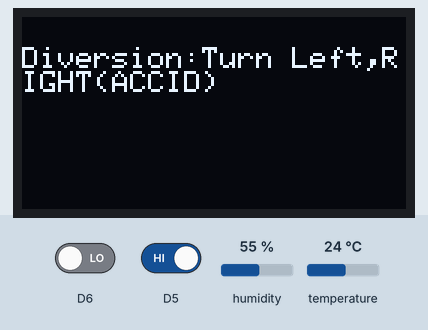
This sketch was run on a simulated ESP8266 (NodeMCU). Shown: 128×64 one-colour display. The inputs (shaded band) are chosen by the test bench; at power-on: D6 LOW, D5 HIGH, humidity 55 %, temperature 24 °C. WiFi joins after 1.5 s; servers stay silent unless stated; no MQTT or app messages arrive unless stated; what the sketch prints to the serial monitor is not drawn.

Above: at 2.7 s.
2.8 s: D6 driven HIGH
At 4.8 s:
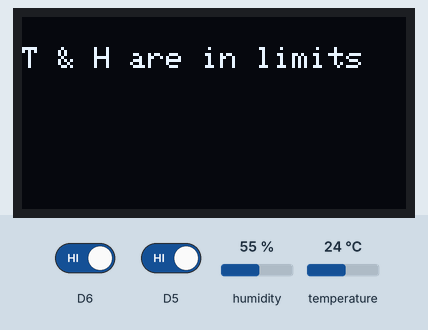
5.2 s: D5 driven LOW
At 6.8 s:
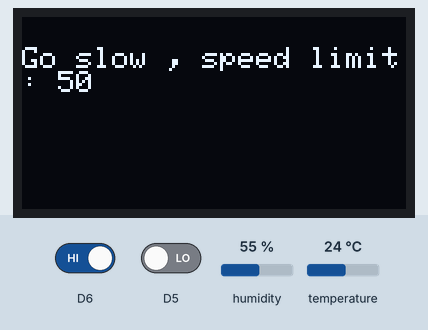
7.2 s: humidity set to 52 %
9.0 s: humidity set to 49 %
At 10.7 s:
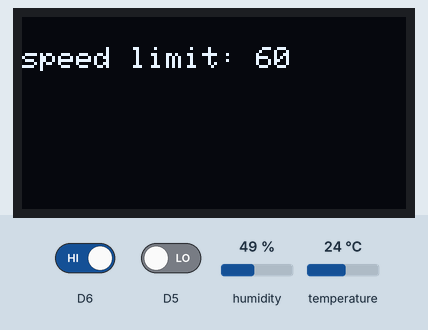
11.4 s: temperature set to 11 °C
13.2 s: temperature set to 8 °C
At 14.6 s:
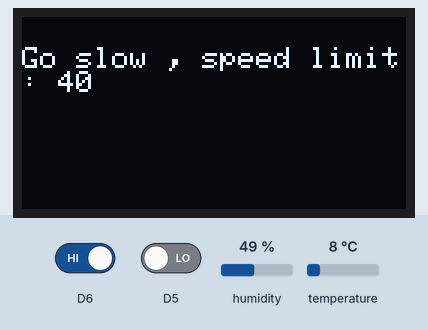
Timing chart, 0 to 16.2 s (numbered marks = the images above; inputs shaded):
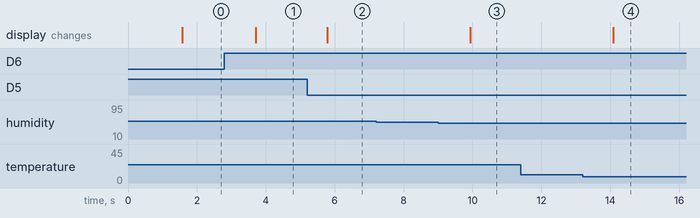

The sketch:

sketch_may24b.ino
```cpp
#include <ESP8266WiFi.h>
#include <PubSubClient.h>
#include <Adafruit_SSD1306.h>
#include <Adafruit_GFX.h>
#define SSD1306_LCDHEIGHT 64
#define OLED_ADDR   0x3C
Adafruit_SSD1306 display(-1);
 float humidity;
 float temperature;

#if (SSD1306_LCDHEIGHT != 64)
#error("Height incorrect, please fix Adafruit_SSD1306.h!");
#endif

//-------- Customise these values -----------
const char* ssid = "CPH1701";
const char* password = "rashmirathan";
#include "DHT.h"
#define DHTPIN D3
#define DHTTYPE DHT11   // define type of sensor DHT 11
DHT dht (DHTPIN, DHTTYPE);

 //device credentials of watson iot platform

#define ORG "j2xm20"
#define DEVICE_TYPE "rashmi"
#define DEVICE_ID "9999"
#define TOKEN "9182988606"
//-------- Customise the above values --------

char server[] = ORG".messaging.internetofthings.ibmcloud.com";
char topic[] = "iot-2/evt/sensordata/fmt/json";
char authMethod[] = "use-token-auth";
char token[] = TOKEN;
char clientId[] = "d:" ORG ":" DEVICE_TYPE ":" DEVICE_ID;

WiFiClient wifiClient;
PubSubClient client(server, 1883,wifiClient);

void setup() {

  pinMode(D5,INPUT);
  pinMode(D6,INPUT);
  Serial.begin(115200);
  display.begin(SSD1306_SWITCHCAPVCC, OLED_ADDR);
 dht.begin();
 Serial.print("Connecting to ");
 Serial.print(ssid);
 WiFi.begin(ssid, password);
 while (WiFi.status() != WL_CONNECTED) {
 delay(500);
 Serial.print(".");
 }
 Serial.println("");

 Serial.print("WiFi connected, IP address: ");
 Serial.println(WiFi.localIP());
}
void loop() {

humidity = dht.readHumidity();
temperature = dht.readTemperature();

if (isnan(humidity) || isnan(temperature))
{
Serial.println("Failed to read from DHT sensor!");
delay(1000);
return;
}

 Serial.print("humidity: ");
 Serial.println(humidity);

 Serial.print("temperature: ");
 Serial.println(temperature);


  int switch1_status=digitalRead(D5);
  int switch2_status=digitalRead(D6);

  if((switch1_status==0) && (switch2_status==1))
  {
    if(humidity>50 && humidity<
    60)
    {
    display.clearDisplay();
    display.setTextSize(1);
    display.setTextColor(WHITE);
    display.setCursor(0,10);
    display.print("Go slow , speed limit: 50");
    display.display();
    }

    else if((humidity>=80 && humidity<90)||(temperature>5 && temperature<10))
    {

    display.clearDisplay();
    display.setTextSize(1);
    display.setTextColor(WHITE);
    display.setCursor(0,10);
    display.print("Go slow , speed limit: 40");
    display.display();
    }
    else
    {
    display.clearDisplay();
    display.setTextSize(1);
    display.setTextColor(WHITE);
    display.setCursor(0,10);
    display.print("speed limit: 60");
    display.display();
    }
  }
  else if((switch1_status==1) && (switch2_status==0))
  {
    display.clearDisplay();
    display.setTextSize(1);
    display.setTextColor(WHITE);
    display.setCursor(0,10);
    display.print("Diversion:Turn Left,RIGHT(ACCID)");
    display.display();
  }

  ///if((switch1_status==1) && (switch2_status==1))
  else
  {

    display.clearDisplay();
    display.setTextSize(1);
    display.setTextColor(WHITE);
    display.setCursor(0,10);
    display.print("T & H are in limits");
    display.display();
  }
      PublishData(humidity,temperature);
      delay(1000);
}

void PublishData(float temperature, float humidity){
 if (!!!client.connected()) {
 Serial.print("Reconnecting client to ");
 Serial.println(server);
 while (!!!client.connect(clientId, authMethod, token)) {
 Serial.print(".");
 delay(500);
 }
 Serial.println();
 }
  String payload = "{\"d\":{\"temperature\":";
  payload += temperature;
  payload+="," "\"humidity\":";
  payload += humidity;
  payload += "}}";
 Serial.print("Sending payload: ");
 Serial.println(payload);

 if (client.publish(topic, (char*) payload.c_str())) {
 Serial.println("Publish ok");
 } else {
 Serial.println("Publish failed");
 }
}
```

Measured:
- the behaviour switches between 51 and 50 % on humidity (found by bisection; images 2 and 3)
- the behaviour switches between 10 and 9 °C on temperature (found by bisection; images 3 and 4)
- after the input at 2.8 s, the display: changes after 0.91 s (image 1)
- after the input at 5.2 s, the display: changes after 0.59 s (image 2)
- after the input at 7.2 s, every drawn part: stays the same
- after the input at 9.0 s, the display: changes after 0.94 s (image 3)
- after the input at 11.4 s, every drawn part: stays the same
- after the input at 13.2 s, the display: changes after 0.89 s (image 4)
